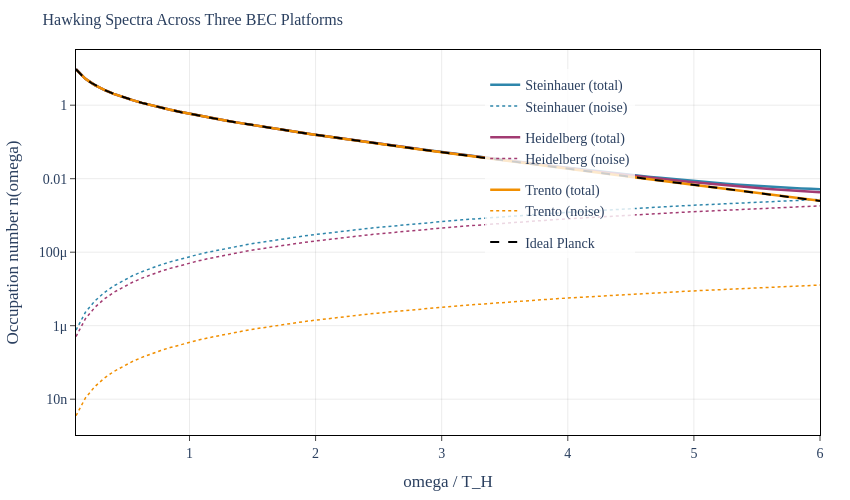

Notebook code for this chart:
### Markdown cell above
### Reading the comparison

**Left panel (delta_diss):** The dissipative correction to the Hawking temperature.
Steinhauer has the largest correction (~7.6 x 10^-5) because its Beliaev damping rate
is highest (gamma_dim = 0.003). Trento's is 200x smaller.

**Middle panel (delta_k):** The decoherence parameter is exactly twice delta_diss
(delta_k = 2 * delta_diss). This measures how much the Hawking pairs lose their
quantum entanglement during horizon crossing. All platforms have delta_k << 1,
confirming the EFT is perturbatively valid.

**Right panel (omega_max / T_H):** The "UV window" -- how many thermal widths of
spectrum are accessible before dispersion cuts off the Hawking radiation. Trento has
the widest window (108 T_H) because its adiabaticity parameter D is smallest.

**Why isn't the noise floor shown separately?** Because at zero environment temperature,
the noise floor n_noise equals delta_diss *exactly*. This is not a coincidence -- it's
a consequence of the fluctuation-dissipation relation (FDR):

> n_noise = delta_k / 2 = (2 * Gamma_H / kappa) / 2 = Gamma_H / kappa = delta_diss

The FDR guarantees that dissipation and noise are locked together. Showing both
would be redundant.

### Code cell
# viz-ref: fig_all_platform_spectra
# Overlay spectra from all three platforms

fig = go.Figure()

for name, plat in platforms.items():
    spec = compute_spectrum(plat, omega_min=0.1, omega_max_factor=6.0, n_points=80)
    omega_norm = spec.omega_array / spec.T_H
    n_tot = np.array([pt.n_total for pt in spec.points])
    n_pl = np.array([pt.n_planck for pt in spec.points])

    # Total spectrum
    fig.add_trace(
        go.Scatter(
            x=omega_norm,
            y=n_tot,
            mode="lines",
            line=dict(color=platform_colors[name], width=2.5),
            name=f"{name} (total)",
            legendgroup=name,
        )
    )

    # Noise floor
    n_noi = np.array([pt.n_noise for pt in spec.points])
    fig.add_trace(
        go.Scatter(
            x=omega_norm,
            y=n_noi,
            mode="lines",
            line=dict(color=platform_colors[name], width=1.5, dash="dot"),
            name=f"{name} (noise)",
            legendgroup=name,
        )
    )

# Ideal Planck for reference
omega_ref = np.linspace(0.1, 6.0, 100)
# T_H = 1/(2*pi) for kappa=1, so omega/T_H = 2*pi*omega
# But in natural units (kappa=1), T_H = 1/(2*pi)
T_H_ref = 1.0 / (2 * np.pi)
n_planck_ref = np.array([planck_occupation(w * T_H_ref, T_H_ref) for w in omega_ref])
fig.add_trace(
    go.Scatter(
        x=omega_ref,
        y=n_planck_ref,
        mode="lines",
        line=dict(color=COLORS["horizon"], width=2, dash="dash"),
        name="Ideal Planck",
    )
)

apply_layout(
    fig,
    title=dict(
        text="Hawking Spectra Across Three BEC Platforms",
        font=TITLE_FONT,
    ),
    xaxis_title="omega / T_H",
    yaxis_title="Occupation number n(omega)",
    yaxis_type="log",
    height=500,
    width=850,
    legend=dict(x=0.55, y=0.95, bgcolor="rgba(255,255,255,0.8)"),
)

fig.show()

print("Solid lines: total occupation (Hawking + noise). Dotted: noise floor alone.")
print("Dashed black: ideal Planck spectrum (no corrections).")
print("All platforms converge to the same Planck at low omega/T_H.")
